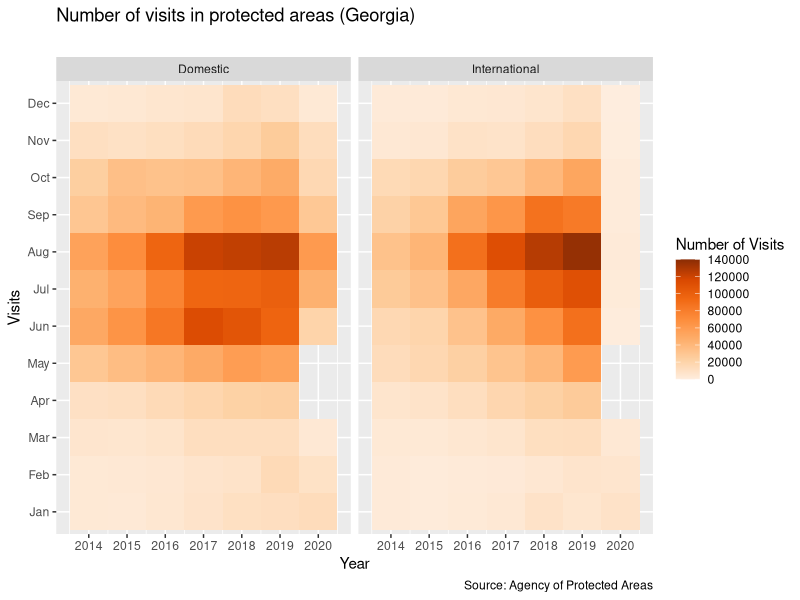

Here is the R script that generated this plot: (Note: this script raises an error after producing the figure.)
rm(list=ls())    # clear the workspace

#=== Temur Gugushvii === 
# Author https://temurgugushvili.ge/
# Data source https://apa.gov.ge/ge/statistika/vizitorta-statistika

#libraries

library(ggplot2)
library(tidyverse)
library(lubridate)
library(patchwork)


# import data

tg_pa_visits_2014 <- readr::read_csv("data/gpa_2014_2020.csv",
                                  col_types = cols(Year_Month = "c",
                                                   citizen_ge = "c",
                                                   visitor_type_en = "c",
                                                   pa_ge = "c",
                                                   pa_en = "c",
                                                   visits = "n"))


tg_pa_visits_2014 <- tg_pa_visits_2014 %>%
                     dplyr::mutate(Date = as.Date(paste(Year_Month,"-01",sep="")))  %>%
                     dplyr::mutate(Year_Month = lubridate::format_ISO8601(Date, precision = "ym"))  %>%
                     dplyr::mutate(year = lubridate::year(Date)) %>%
                     dplyr::mutate(month = lubridate::month(Date, label = TRUE))
  
tg_pa_visits_2014$Year_Month <- zoo::as.Date(zoo::as.yearmon(tg_pa_visits_2014$Year_Month))

tg_pa_visits_2014_visitors <- tg_pa_visits_2014  %>% 
                              group_by(year, month, visitor_type_en)  %>% 
                              summarise(visits_group = sum(visits))

tg_pa_visitors_visitor_type_en <- tg_pa_visits_2014  %>% 
                                  dplyr::group_by(year, visitor_type_en)  %>% 
                                  dplyr::summarise(visits_group = sum(visits))
                                  
                              
  
tg_pa_visitors_visitor_type_en_Kazbegi <- tg_pa_visits_2014  %>% 
  dplyr::filter(pa_en == "Kazbegi National Park")%>%
  dplyr::group_by(year, visitor_type_en)  %>% 
  dplyr::summarise(visits_group = sum(visits))



tg_pa_visits_2014_domestic <- tg_pa_visits_2014 %>% filter(visitor_type_en == "Domestic")

tg_pa_visits_2014_International <- tg_pa_visits_2014 %>% filter(visitor_type_en == "International")



pa_visitors  <- ggplot2::ggplot(tg_pa_visits_2014_visitors, aes(y= month, x= year, fill =visits_group))+
                             geom_tile() +
                             scale_fill_distiller(name = "Number of Visits", direction = 1, palette = "Oranges", limits=c(0, 140000), breaks=seq(0, 140000, 20000))+
                             scale_x_continuous(breaks=seq(2014, 2020, 1))+
                             labs(title = "Number of visits in protected areas (Georgia)",
                                  subtitle ="",
                                  caption = "Source: Agency of Protected Areas",
                                  x = "Year",
                                  y = "Visits")+
                             facet_wrap(vars(visitor_type_en), labeller = label_wrap_gen())

ggsave("visualization/pa_visitors.JPEG", 
       plot = pa_visitors)

domestic_pa_visitors  <- ggplot2::ggplot(tg_pa_visits_2014_domestic, aes(y= month, x= year, fill =visits))+
                            geom_tile() +
                            theme(axis.text.x=element_text(angle = 90, hjust=0.5, size=9, colour="black"),
                                  axis.text.y=element_text(angle = 0, hjust=0.5, size=9, colour="black"))+
                            labs(title = "Number of domestic visits in protected areas (Georgia)",
                                 subtitle ="",
                                 caption = "Source: Agency of Protected Areas",
                                 x = "Year",
                                 y = "Visits")+
                            scale_fill_distiller(name = "Number of Visits", palette = "Spectral", limits=c(0, 33000), direction = -1, breaks=seq(0, 33000, 3000))+
                            scale_x_continuous(breaks=seq(2014, 2020, 1))+
                            facet_wrap(vars(pa_en), labeller = label_wrap_gen())

ggsave("visualization/domestic_pa_visitors.JPEG", 
       plot = domestic_pa_visitors,
       width = 290,
       height = 290,
       units = "mm")

international_pa_visitors <- ggplot2::ggplot(tg_pa_visits_2014_International, aes(y= month, x= year, fill =visits))+
                                geom_tile() +
                                theme(axis.text.x=element_text(angle = 90, hjust=0.5, size=9, colour="black"),
                                      axis.text.y=element_text(angle = 0, hjust=0.5, size=9, colour="black"))+
                                labs(title = "Number of international visits in protected areas (Georgia)",
                                     caption = "Source: Agency of Protected Areas",
                                     x = "Year",
                                     y = "Visits")+
                                scale_fill_distiller(name = "Number of Visits",
                                                     palette = "Spectral", 
                                                     limits=c(0, 33000), 
                                                     breaks=seq(0, 33000, 3000))+
                                scale_x_continuous(breaks=seq(2014, 2020, 1))+
                                facet_wrap(vars(pa_en), labeller = label_wrap_gen())  


international_pa_visitors_1 <- ggplot2::ggplot(tg_pa_visits_2014_International, aes(y= month, x= year, fill =visits))+
  geom_tile() +
  theme(axis.text.x=element_text(angle = 90, hjust=0.5, size=9, colour="black"),
        axis.text.y=element_text(angle = 0, hjust=0.5, size=9, colour="black"))+
  labs(title = "Number of international visits in protected areas (Georgia)",
       caption = "",
       x = "Year",
       y = "")+
  scale_fill_distiller(name = "Number of Visits",
                       palette = "Spectral", 
                       limits=c(0, 33000), 
                       breaks=seq(0, 33000, 3000),
                       guide = FALSE)+
  scale_x_continuous(breaks=seq(2014, 2020, 1))+
  facet_wrap(vars(pa_en), labeller = label_wrap_gen())  



ggsave("visualization/international_pa_visitors.JPEG", 
       plot = international_pa_visitors,
       width = 290,
       height = 220,
       units = "mm")

international_domestic_pa_visitors <- international_pa_visitors_1 + domestic_pa_visitors

ggsave("visualization/international_domestic_pa_visitors.JPEG", 
       plot = international_domestic_pa_visitors,
       width = 510,
       height = 320,
       units = "mm")



tg_pa_visitors_type_en <- ggplot2::ggplot(tg_pa_visitors_visitor_type_en, aes(year, visits_group)) +
                          geom_col(aes(fill = visitor_type_en), position = "dodge") +
                          theme_minimal(base_family="Sylfaen")+
                          theme(axis.title.x = element_text(colour="black", size=9, hjust=0.5),
                                axis.title.y = element_text(colour="black", size=9, hjust=0.5),
                                axis.text.x=element_text(angle = 90, hjust=0.5, size=9, colour="black"),
                                axis.text.y=element_text(angle = 0, hjust=0.5, size=9, colour="black"),
                                plot.caption = element_text(size=9, colour="black", hjust=0),
                                plot.title=element_text(colour="black", size=13),
                                panel.grid.major = element_line(size = 0.05))+
                          labs(title = "Number of visits in protected areas (Georgia)",
                               subtitle ="",
                               caption = "Source: Agency of Protected Areas",
                               x = "Year",
                               y = "Visits")+
                          scale_fill_manual(name = "Type of Visit",
                                            values = c("#0057b7", "#ffcc00"))+
                          scale_y_continuous(breaks=seq(0, 6000000, 100000), labels = scales::comma)+
                          scale_x_continuous(breaks=seq(2007, 2020, 1))
ggsave("visualization/tg_pa_visitors_type_en.JPEG", 
       plot = tg_pa_visitors_type_en,
       width = 290,
       height = 220,
       units = "mm")




tg_pa_visitors_type_en_Kazbegi <- ggplot2::ggplot(tg_pa_visitors_visitor_type_en_Kazbegi, aes(year, visits_group)) +
  geom_col(aes(fill = visitor_type_en), position = "dodge") +
  theme_minimal(base_family="Sylfaen")+
  theme(axis.title.x = element_text(colour="black", size=9, hjust=0.5),
        axis.title.y = element_text(colour="black", size=9, hjust=0.5),
        axis.text.x=element_text(angle = 90, hjust=0.5, size=9, colour="black"),
        axis.text.y=element_text(angle = 0, hjust=0.5, size=9, colour="black"),
        plot.caption = element_text(size=9, colour="black", hjust=0),
        plot.title=element_text(colour="black", size=13),
        panel.grid.major = element_line(size = 0.05))+
  labs(title = "Number of visits in protected areas (Georgia):Kazbegi National Park",
       subtitle ="",
       caption = "Source: Agency of Protected Areas",
       x = "Year",
       y = "Visits")+
  scale_fill_manual(name = "Type of Visit",
                    values = c("#0057b7", "#ffcc00"))+
  #scale_y_continuous(breaks=seq(0, 6000000, 100000), labels = scales::comma)+
  scale_x_continuous(breaks=seq(2007, 2020, 1))
ggsave("visualization/tg_pa_visitors_type_en_Kazbegi.JPEG", 
       plot = tg_pa_visitors_type_en_Kazbegi,
       width = 290,
       height = 220,
       units = "mm")